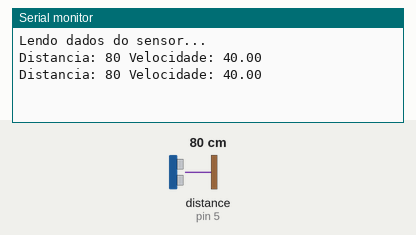
Bench run of a sketch on a simulated Arduino Uno, built with avr-gcc and run on an emulated ATmega328P. On the bench: the last lines printed to the serial monitor. The test bench sets the inputs (shaded band); at power-on: distance to the obstacle (sensor on pin 5) 80 cm. The echo pulse lasts 58.3 µs per cm.

Above: at 1.8 s.
1.9 s: distance to the obstacle (sensor on pin 5) set to 2 cm
At 3.1 s:
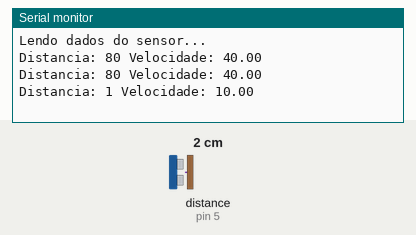
3.4 s: distance to the obstacle (sensor on pin 5) set to 9 cm
At 3.4 s:
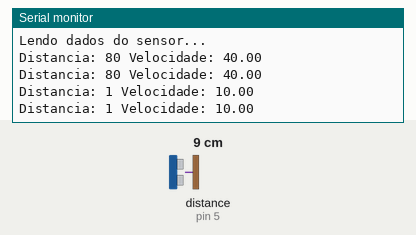
Timing chart, 0 to 6.4 s (numbered marks = the images above; inputs shaded):
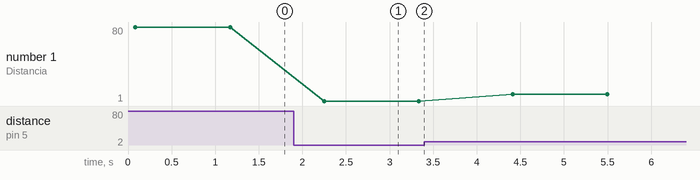

Measured:
- after the input at 1.9 s, the serial monitor: prints a new line after 0.35 s (image 1)
- plotted number 1: 80 → 1 after the input at 1.9 s, 1 → 8 after the input at 3.4 s

The sketch:

Velocidade_Ultrassonico_Fuzzy.ino
```cpp
//Reduz a velocidade do robô dependendo da distância obtida
#include <FuzzyRule.h>
#include <FuzzyComposition.h>
#include <Fuzzy.h>
#include <FuzzyRuleConsequent.h>
#include <FuzzyOutput.h>
#include <FuzzyInput.h>
#include <FuzzyIO.h>
#include <FuzzySet.h>
#include <FuzzyRuleAntecedent.h>
#include <Ultrasonic.h>

// Instanciando um objeto da biblioteca
Fuzzy* fuzzy = new Fuzzy();

//Define os pinos para o trigger e echo
#define pino_trigger 4
#define pino_echo 5

//Inicializa o sensor nos pinos definidos acima
Ultrasonic ultrasonic(pino_trigger, pino_echo);

void setup(){
  Serial.begin(9600);
  Serial.println("Lendo dados do sensor...");

  // Criando o FuzzyInput distancia
  FuzzyInput* distance = new FuzzyInput(1);
  // Criando os FuzzySet que compoem o FuzzyInput distancia
  FuzzySet* small = new FuzzySet(0, 20, 20, 40); // Distancia pequena
  distance->addFuzzySet(small); // Adicionando o FuzzySet small em distance
  FuzzySet* safe = new FuzzySet(30, 50, 50, 70); // Distancia segura
  distance->addFuzzySet(safe); // Adicionando o FuzzySet safe em distance
  FuzzySet* big = new FuzzySet(60, 80, 80, 80); // Distancia grande
  distance->addFuzzySet(big); // Adicionando o FuzzySet big em distance

  fuzzy->addFuzzyInput(distance); // Adicionando o FuzzyInput no objeto Fuzzy

  // Criando o FuzzyOutput velocidade
  FuzzyOutput* velocity = new FuzzyOutput(1);
  // Criando os FuzzySet que compoem o FuzzyOutput velocidade
  FuzzySet* slow = new FuzzySet(0, 10, 10, 20); // Velocidade lenta
  velocity->addFuzzySet(slow); // Adicionando o FuzzySet slow em velocity
  FuzzySet* average = new FuzzySet(10, 20, 30, 40); // Velocidade normal
  velocity->addFuzzySet(average); // Adicionando o FuzzySet average em velocity
  FuzzySet* fast = new FuzzySet(30, 40, 40, 50); // Velocidade alta
  velocity->addFuzzySet(fast); // Adicionando o FuzzySet fast em velocity

  fuzzy->addFuzzyOutput(velocity); // Adicionando o FuzzyOutput no objeto Fuzzy

  //-------------------- Montando as regras Fuzzy
  // FuzzyRule "SE distancia = pequena ENTAO velocidade = lenta"
  FuzzyRuleAntecedent* ifDistanceSmall = new FuzzyRuleAntecedent(); // Instanciando um Antecedente para a expresso
  ifDistanceSmall->joinSingle(small); // Adicionando o FuzzySet correspondente ao objeto Antecedente
  FuzzyRuleConsequent* thenVelocitySlow = new FuzzyRuleConsequent(); // Instancinado um Consequente para a expressao
  thenVelocitySlow->addOutput(slow);// Adicionando o FuzzySet correspondente ao objeto Consequente
  // Instanciando um objeto FuzzyRule
  FuzzyRule* fuzzyRule01 = new FuzzyRule(1, ifDistanceSmall, thenVelocitySlow); // Passando o Antecedente e o Consequente da expressao
  fuzzy->addFuzzyRule(fuzzyRule01); // Adicionando o FuzzyRule ao objeto Fuzzy

  // FuzzyRule "SE distancia = segura ENTAO velocidade = normal"
  FuzzyRuleAntecedent* ifDistanceSafe = new FuzzyRuleAntecedent(); // Instanciando um Antecedente para a expresso
  ifDistanceSafe->joinSingle(safe); // Adicionando o FuzzySet correspondente ao objeto Antecedente
  FuzzyRuleConsequent* thenVelocityAverage = new FuzzyRuleConsequent(); // Instancinado um Consequente para a expressao
  thenVelocityAverage->addOutput(average);// Adicionando o FuzzySet correspondente ao objeto Consequente
  // Instanciando um objeto FuzzyRule
  FuzzyRule* fuzzyRule02 = new FuzzyRule(2, ifDistanceSafe, thenVelocityAverage); // Passando o Antecedente e o Consequente da expressao
  fuzzy->addFuzzyRule(fuzzyRule02); // Adicionando o FuzzyRule ao objeto Fuzzy

  // FuzzyRule "SE distancia = grande ENTAO velocidade = alta"
  FuzzyRuleAntecedent* ifDistanceBig = new FuzzyRuleAntecedent(); // Instanciando um Antecedente para a expresso
  ifDistanceBig->joinSingle(big); // Adicionando o FuzzySet correspondente ao objeto Antecedente
  FuzzyRuleConsequent* thenVelocityFast = new FuzzyRuleConsequent(); // Instancinado um Consequente para a expressao
  thenVelocityFast->addOutput(fast);// Adicionando o FuzzySet correspondente ao objeto Consequente
  // Instanciando um objeto FuzzyRule
  FuzzyRule* fuzzyRule03 = new FuzzyRule(3, ifDistanceBig, thenVelocityFast); // Passando o Antecedente e o Consequente da expressao
  fuzzy->addFuzzyRule(fuzzyRule03); // Adicionando o FuzzyRule ao objeto Fuzzy
}

void loop(){

  int averageDistance = 0;
  //Le as informacoes do sensor, em cm
  float cmMsec;
  long microsec = ultrasonic.timing();
  cmMsec = ultrasonic.convert(microsec, Ultrasonic::CM);

  //Le a distancia medida pelo sensor ultrassonico
  averageDistance = cmMsec;

  //Insere a distancia na entrada Fuzzy 1
  fuzzy->setInput(1, averageDistance);

  //Fuzzyficação
  fuzzy->fuzzify();

  //Defuzzyficação
  float output = fuzzy->defuzzify(1);

  Serial.print("Distancia: ");
  Serial.print(averageDistance);
  Serial.print(" Velocidade: ");
  Serial.println(output);
  delay(1000);
}
```
